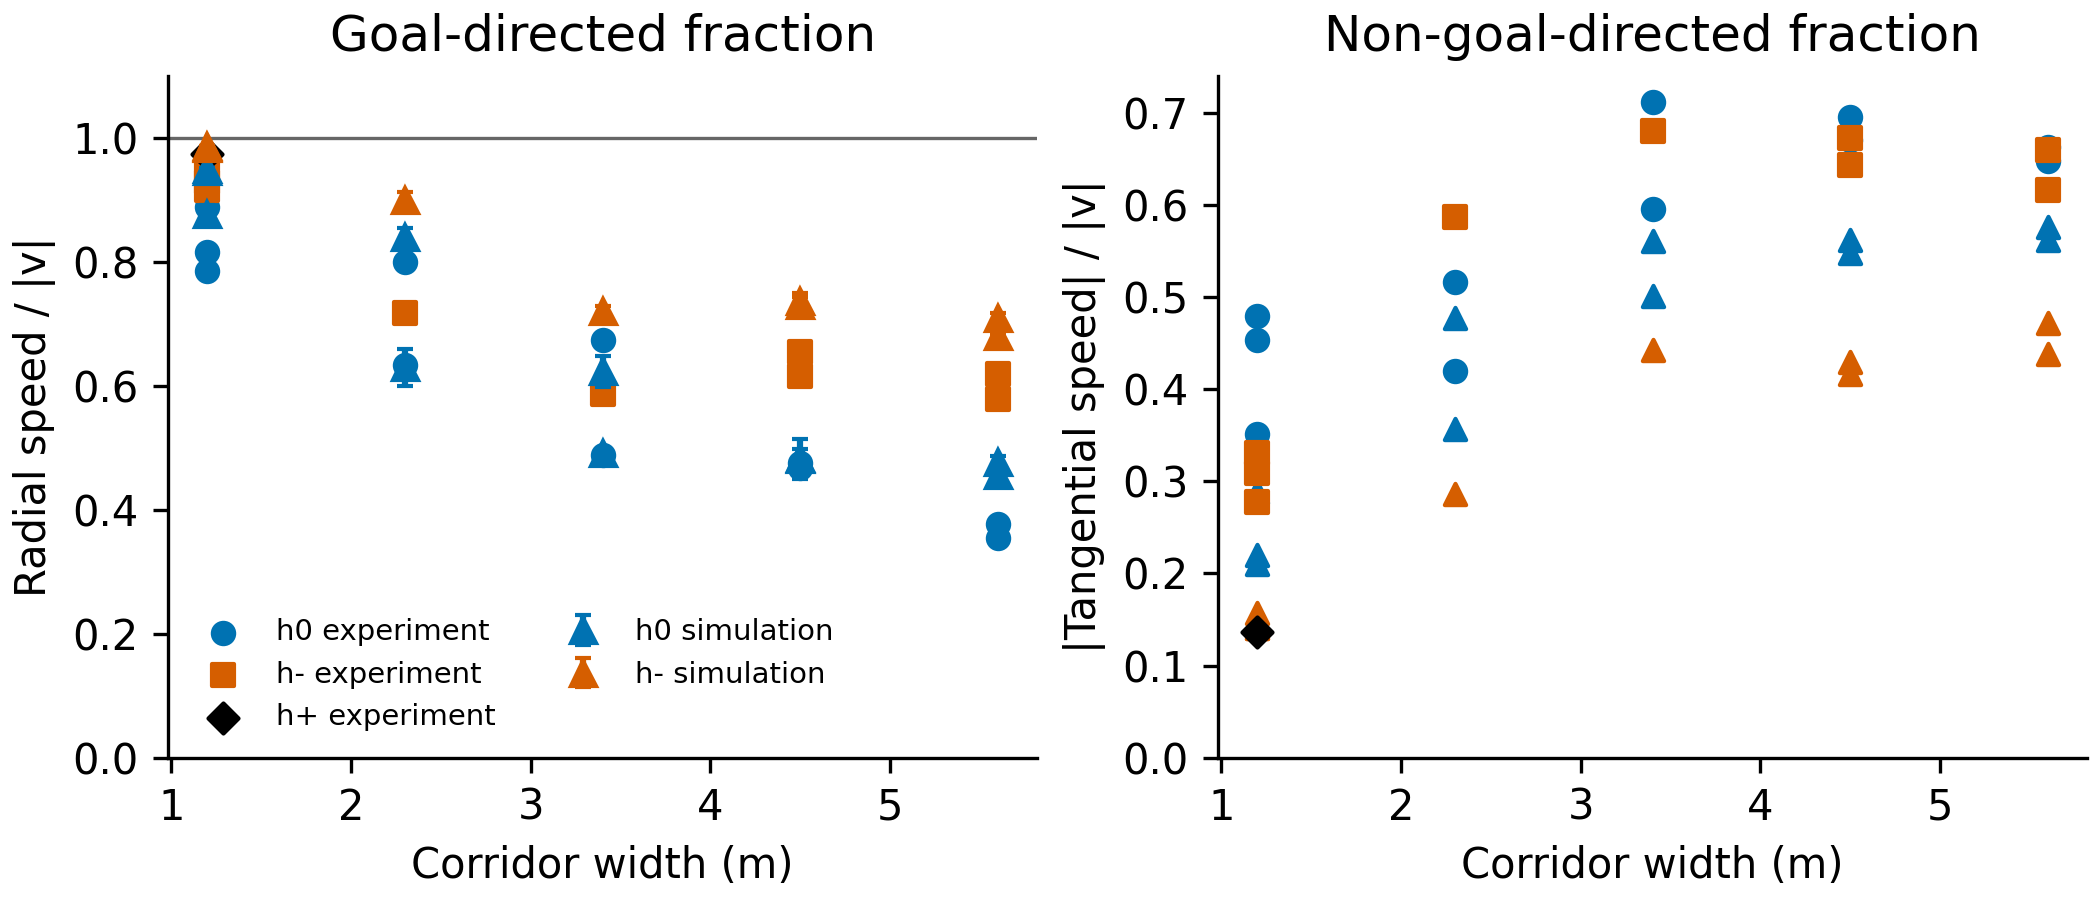

Write the Python code that produced this figure.
"""Compare CrowdQueue speed magnitude with gate-directed components.

The speed calculation deliberately mirrors :func:`observables_cq.compute`:
PedPy frame_step=5 and BORDER_SINGLE_SIDED are used, and only occupied frames
inside the 10--90 percent flow-crossing window are averaged.
"""
import argparse
import json
import pathlib
import sys
from concurrent.futures import ProcessPoolExecutor

import numpy as np

import matplotlib

matplotlib.use("Agg")
import matplotlib.pyplot as plt  # noqa: E402
import pedpy  # noqa: E402
import shapely  # noqa: E402

ROOT = pathlib.Path(__file__).resolve().parent
sys.path.insert(0, str(ROOT))
import driver_cq  # noqa: E402
import observables_cq as obs  # noqa: E402
from parameter_io import best_parameters  # noqa: E402


FRAME_STEP = 5
SPEED_SIGMA = 0.10
SEEDS = (1, 2, 3)
GATE_CENTER = np.array((0.0, -0.15))
STATIC_NAMES = (
    "radius",
    "strength_neighbor",
    "range_neighbor",
    "strength_geometry",
    "range_geometry",
)


def measurement_window(traj, width):
    """Return the exact frame window and occupied-frame mask used by compute."""
    line = pedpy.MeasurementLine([(-0.25, -0.6), (0.25, -0.6)])
    nt, _ = pedpy.compute_n_t(traj_data=traj, measurement_line=line)
    n = nt["cumulative_pedestrians"].to_numpy()
    n_tot = int(n.max())
    lo, hi = np.searchsorted(n, 0.1 * n_tot), np.searchsorted(n, 0.9 * n_tot)
    f_lo, f_hi = nt.index[lo], nt.index[hi]
    density = pedpy.compute_classic_density(
        traj_data=traj, measurement_area=obs.area(width)
    )
    density_window = density.loc[f_lo:f_hi, "density"]
    return f_lo, f_hi, density_window > 0


def directed_observables(traj, width):
    """Compute Cartesian and radial speed observables for one run."""
    baseline = obs.compute(traj, width)
    f_lo, f_hi, occupied = measurement_window(traj, width)

    individual = pedpy.compute_individual_speed(
        traj_data=traj,
        frame_step=FRAME_STEP,
        compute_velocity=True,
        speed_calculation=pedpy.SpeedCalculation.BORDER_SINGLE_SIDED,
    )
    combined = traj.data.merge(individual, on=["id", "frame"])
    inside = shapely.within(combined.point, obs.area(width).polygon)
    position = combined[["x", "y"]].to_numpy()
    to_gate = GATE_CENTER - position
    distance = np.linalg.norm(to_gate, axis=1)
    unit_to_gate = np.divide(
        to_gate,
        distance[:, None],
        out=np.zeros_like(to_gate),
        where=distance[:, None] > 0,
    )
    velocity = combined[["v_x", "v_y"]].to_numpy()
    radial = np.einsum("ij,ij->i", velocity, unit_to_gate)
    tangential = np.sqrt(np.maximum(combined["speed"].to_numpy() ** 2 - radial ** 2, 0.0))
    combined["v_radial"] = radial
    combined["v_tangent"] = tangential
    inside_data = combined.loc[inside]
    means_per_frame = inside_data.groupby("frame")[[
        "speed", "v_y", "v_radial", "v_tangent"
    ]].mean()
    frames = range(traj.data.frame.min(), traj.data.frame.max() + 1)
    means_per_frame = means_per_frame.reindex(frames, fill_value=0.0)
    window = means_per_frame.loc[f_lo:f_hi]
    means = window.loc[occupied].mean() if occupied.any() else window.mean() * 0.0
    magnitude = float(baseline["speed"])
    gate_speed = float(-means["v_y"])
    radial_speed = float(means["v_radial"])
    tangential_speed = float(means["v_tangent"])
    ratio = gate_speed / magnitude if magnitude else 0.0
    radial_ratio = radial_speed / magnitude if magnitude else 0.0
    return {
        "speed": magnitude,
        "v_gate": gate_speed,
        "ratio": ratio,
        "v_radial": radial_speed,
        "v_tangent": tangential_speed,
        "radial_ratio": radial_ratio,
        "window": list(baseline["window"]),
    }


def condition_parameters():
    calibrated = best_parameters(ROOT / "calib_h0_s9" / "dakota.out")
    static = {name: calibrated[name] for name in STATIC_NAMES}
    parameters = {}
    for motivation, directory in (("h0", "motivation_profile_h0"),
                                  ("h-", "motivation_profile_hminus")):
        profile = best_parameters(ROOT / directory / "dakota.out")
        parameters[motivation] = {
            **static,
            "desired_speed": profile["desired_speed"],
            "time_gap": profile["time_gap"],
        }
    return parameters


def experiment_record(run_name):
    run = obs.runs()[run_name]
    measured = directed_observables(obs.load_experiment(run["file"]), run["width"])
    return {
        "run": run_name,
        "width": run["width"],
        "motivation": run["motivation"],
        **measured,
    }


def simulate(job):
    run_name, seed, output, parameters = job
    run = obs.runs()[run_name]
    try:
        standard = driver_cq.one(run_name, seed, output, parameters)
        measured = directed_observables(obs.load_simulation(output), run["width"])
        return {
            "run": run_name,
            "seed": seed,
            "status": standard["status"],
            "dropped": standard["dropped"],
            **measured,
        }
    finally:
        pathlib.Path(output).unlink(missing_ok=True)


def aggregate_simulations(records):
    if not records:
        return None
    output = {
        key: float(np.mean([record[key] for record in records]))
        for key in ("speed", "v_gate", "v_radial", "v_tangent")
    }
    output["ratio"] = output["v_gate"] / output["speed"] if output["speed"] else 0.0
    output["radial_ratio"] = output["v_radial"] / output["speed"] if output["speed"] else 0.0
    output["std"] = {
        key: float(np.std([record[key] for record in records], ddof=1))
        for key in ("speed", "v_gate", "ratio", "v_radial", "v_tangent", "radial_ratio")
    }
    return output


def add_residuals(table, simulations):
    for row in table:
        simulation = simulations.get(row["run"])
        row["sim"] = simulation
        if simulation is None:
            row["resid_mag_sigma"] = None
            row["resid_directed_sigma"] = None
            row["resid_radial_sigma"] = None
            continue
        row["resid_mag_sigma"] = (
            simulation["speed"] - row["speed"]
        ) / (SPEED_SIGMA * row["speed"])
        row["resid_directed_sigma"] = (
            simulation["v_gate"] - row["v_gate"]
        ) / (SPEED_SIGMA * row["v_gate"])
        row["resid_radial_sigma"] = (
            simulation["v_radial"] - row["v_radial"]
        ) / (SPEED_SIGMA * row["v_radial"])


def norm_comparison(table, motivation, filename):
    confirm = json.load(open(ROOT / "results" / filename))
    by_run = {row["run"]: row for row in table if row["motivation"] == motivation}
    missing = sorted(
        run for run in confirm["runs"]
        if run not in by_run or by_run[run]["sim"] is None
    )
    if missing:
        return {"available": False, "missing_runs": missing}
    terms = {"magnitude": [], "directed": [], "radial": []}
    for run_name, record in confirm["runs"].items():
        for key in ("flow", "density"):
            residual = (
                (record["sim"][key] - record["exp"][key])
                / ({"flow": 0.06, "density": 0.10}[key] * record["exp"][key])
            )
            for values in terms.values():
                values.append(residual)
        row = by_run[run_name]
        terms["magnitude"].append(row["resid_mag_sigma"])
        terms["directed"].append(row["resid_directed_sigma"])
        terms["radial"].append(row["resid_radial_sigma"])
    norms = {name: float(np.linalg.norm(values)) for name, values in terms.items()}
    return {"available": True, "n_terms": len(terms["magnitude"]), **norms,
            "radial_change_vs_magnitude": norms["radial"] - norms["magnitude"],
            "radial_percent_change_vs_magnitude":
                100.0 * (norms["radial"] / norms["magnitude"] - 1.0)}


def make_figure(table, path):
    colors = {"h0": "#0072B2", "h-": "#D55E00", "h+": "#000000"}
    markers = {"h0": "o", "h-": "s", "h+": "D"}
    fig, (ax_radial, ax_tangent) = plt.subplots(
        1, 2, figsize=(7.0, 3.0), constrained_layout=True
    )

    for motivation in ("h0", "h-", "h+"):
        rows = [row for row in table if row["motivation"] == motivation]
        if not rows:
            continue
        widths = np.array([row["width"] for row in rows])
        ax_radial.scatter(
            widths,
            [row["radial_ratio"] for row in rows],
            color=colors[motivation],
            marker=markers[motivation],
            label=f"{motivation} experiment",
            s=26,
        )
        ax_tangent.scatter(
            widths,
            [row["v_tangent"] / row["speed"] for row in rows],
            color=colors[motivation],
            marker=markers[motivation],
            label=f"{motivation} experiment",
            s=26,
        )
        sim_rows = [row for row in rows if row["sim"] is not None]
        if sim_rows:
            ax_radial.errorbar(
                [row["width"] for row in sim_rows],
                [row["sim"]["radial_ratio"] for row in sim_rows],
                yerr=[row["sim"]["std"]["radial_ratio"] for row in sim_rows],
                color=colors[motivation],
                marker="^",
                linestyle="none",
                capsize=2,
                label=f"{motivation} simulation",
            )
            ax_tangent.scatter(
                [row["width"] for row in sim_rows],
                [row["sim"]["v_tangent"] / row["sim"]["speed"] for row in sim_rows],
                color=colors[motivation],
                marker="^",
                s=26,
                label=f"{motivation} simulation",
            )

    ax_radial.axhline(1.0, color="#666666", linewidth=0.8)
    ax_radial.set(
        xlabel="Corridor width (m)",
        ylabel="Radial speed / |v|",
        title="Goal-directed fraction",
    )
    ax_radial.set_ylim(bottom=0, top=1.1)
    ax_radial.legend(frameon=False, fontsize=7, ncol=2)
    ax_radial.spines[["top", "right"]].set_visible(False)

    ax_tangent.set(
        xlabel="Corridor width (m)",
        ylabel="|Tangential speed| / |v|",
        title="Non-goal-directed fraction",
    )
    ax_tangent.set_ylim(bottom=0)
    ax_tangent.spines[["top", "right"]].set_visible(False)
    fig.savefig(path, dpi=300)
    plt.close(fig)


def main():
    parser = argparse.ArgumentParser()
    parser.add_argument("--workers", type=int, default=6)
    parser.add_argument("--paired-only", action="store_true",
                        help="run only the paired 1.2 m and 5.6 m h0/h- simulations")
    args = parser.parse_args()

    runs = obs.runs()
    table = [experiment_record(name) for name in runs]
    parameters = condition_parameters()
    sim_runs = [
        name for name, run in runs.items()
        if run["motivation"] in parameters
        and (not args.paired_only or run["width"] in (1.2, 5.6))
    ]
    jobs = [
        (
            run_name,
            seed,
            str(ROOT / "results" / f"directed_{run_name}_s{seed}.sqlite"),
            parameters[runs[run_name]["motivation"]],
        )
        for run_name in sim_runs
        for seed in SEEDS
    ]
    with ProcessPoolExecutor(args.workers) as executor:
        simulation_records = list(executor.map(simulate, jobs))
    grouped = {}
    for record in simulation_records:
        grouped.setdefault(record["run"], []).append(record)
    simulations = {run: aggregate_simulations(records) for run, records in grouped.items()}
    add_residuals(table, simulations)
    hminus_norm = norm_comparison(
        table, "h-", "dakota_hminus_confirm.json"
    )
    h0_norm = norm_comparison(table, "h0", "dakota_h0_confirm.json")

    output = {
        "convention": {
            "frame_step": FRAME_STEP,
            "frame_step_seconds_at_25_fps": 2 * FRAME_STEP / 25.0,
            "speed_calculation": "BORDER_SINGLE_SIDED",
            "measurement_window": "same 10%-90% crossing window as observables_cq.compute",
            "occupied_frames_only": True,
            "directed_component": "-v_y",
            "gate_center": GATE_CENTER.tolist(),
            "radial_component": "velocity projected onto unit vector from position to (0, -0.15)",
            "tangential_magnitude": "sqrt(max(|v|^2 - v_r^2, 0)) per pedestrian and frame",
        },
        "parameters": parameters,
        "simulation_seeds": list(SEEDS),
        "paired_only": args.paired_only,
        "runs": table,
        "hminus_norm": hminus_norm,
        "h0_norm": h0_norm,
    }
    results_path = ROOT / "results" / "directed_speed.json"
    json.dump(output, open(results_path, "w"), indent=1)
    make_figure(table, ROOT / "directed_speed.png")
    print(f"wrote {results_path} and {ROOT / 'directed_speed.png'}")
    print(json.dumps({"hminus_norm": hminus_norm, "h0_norm": h0_norm}, indent=2))


if __name__ == "__main__":
    main()
